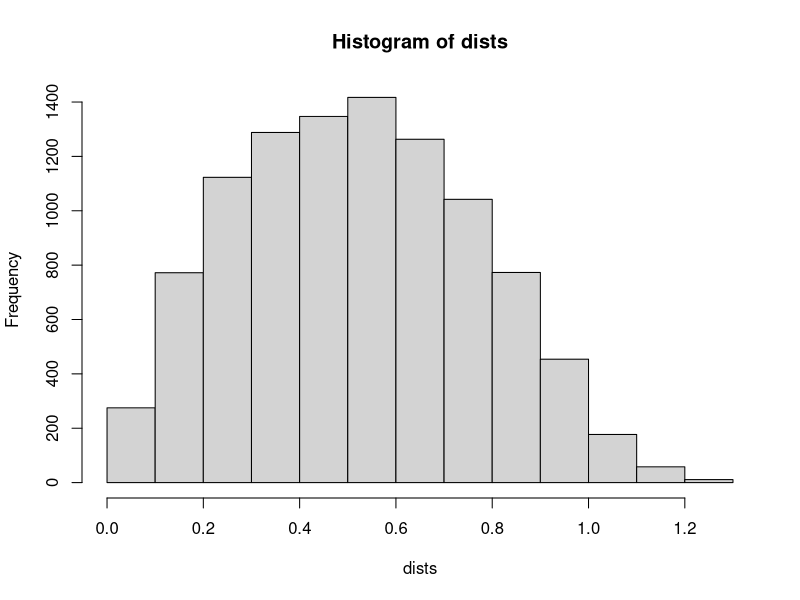

Recreate this plot in R.
dists<-c()
for (i in 1:10000) {
  P1<-runif(2)
  P2<-runif(2)
  dist<-sqrt(sum((P1-P2)^2))
  dists<-c(dists, dist)
}
mean.dist<-mean(dists)
sd.dist<-sd(dists)
cat(mean.dist,sd.dist,"\n")
hist(dists)